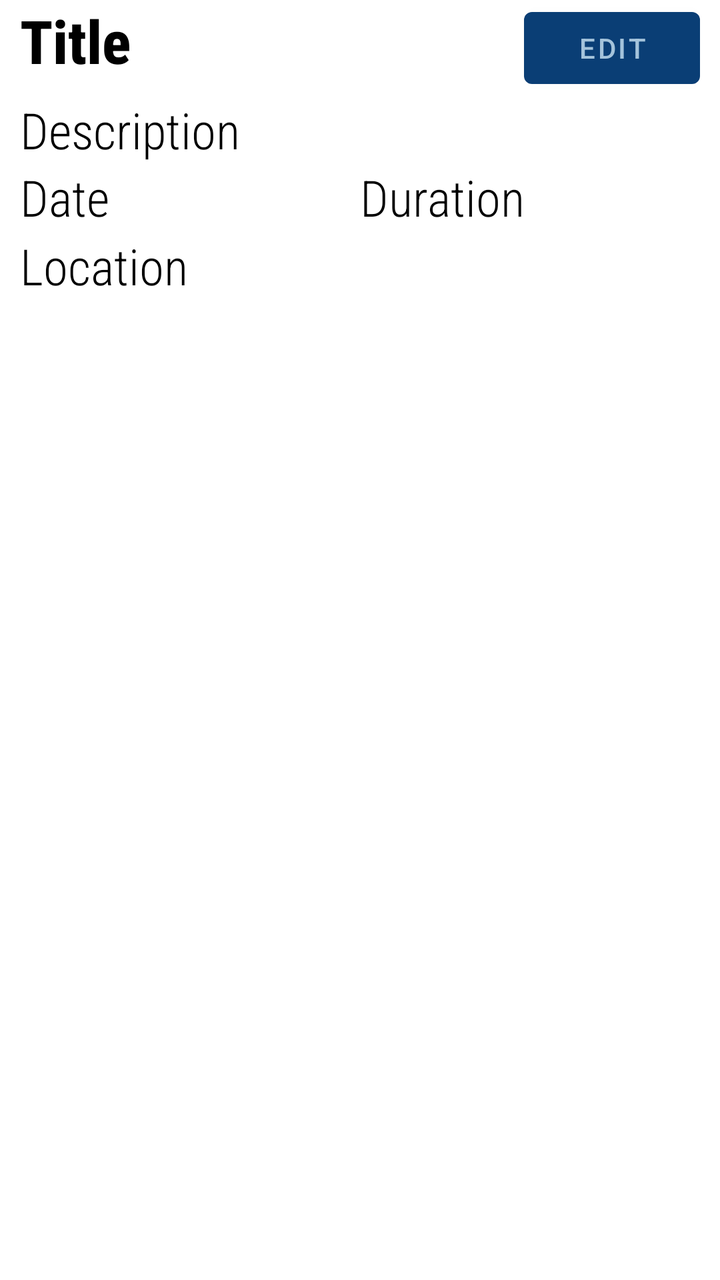
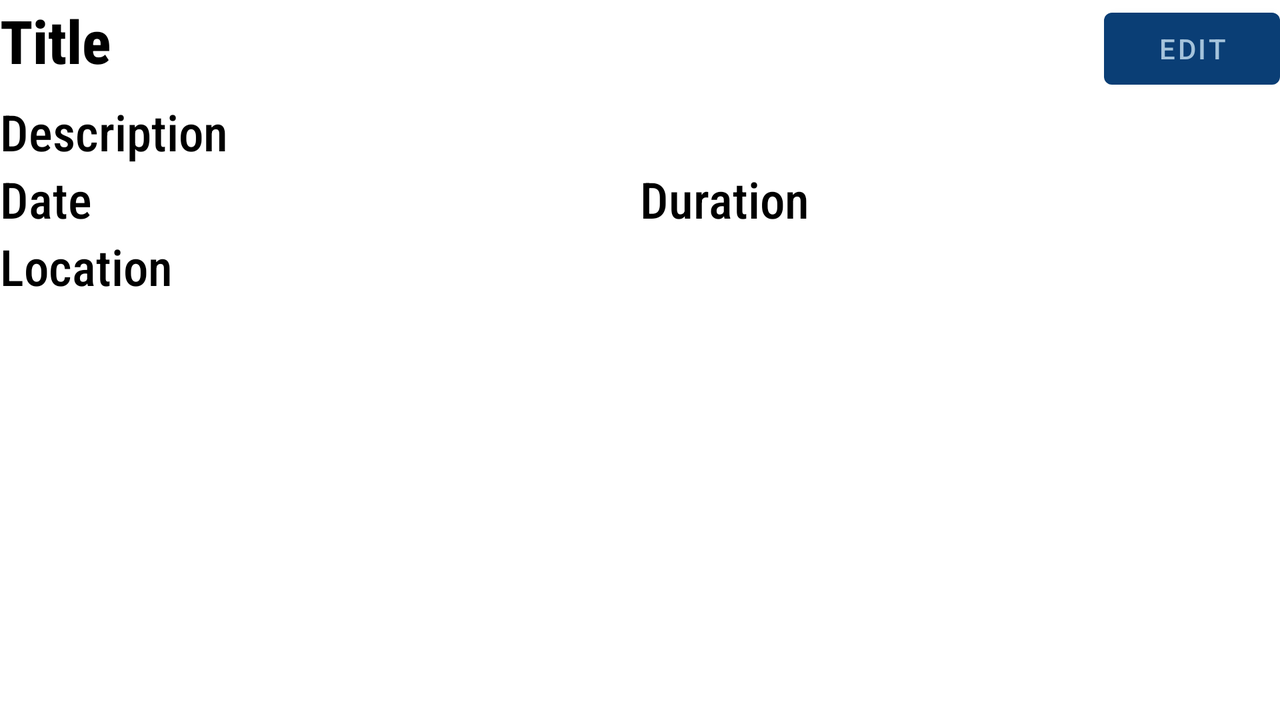

The same Android screen from two of the app's own layout files: first res/layout/ as a phone draws it, then the repository's variant for another configuration, drawn on a device whose configuration selects that folder. Both files follow.
<!-- AndroidManifest.xml: application theme Theme.ShowProfileActivity -->
<!-- res/layout/fragment_time_slot_details.xml -->
<?xml version="1.0" encoding="utf-8"?>
<FrameLayout xmlns:android="http://schemas.android.com/apk/res/android"
    xmlns:app="http://schemas.android.com/apk/res-auto"
    xmlns:tools="http://schemas.android.com/tools"
    android:layout_width="match_parent"
    android:layout_height="match_parent"
    tools:context=".fragments.TimeSlotDetailsFragment">


    <androidx.constraintlayout.widget.ConstraintLayout
        android:id="@+id/advertisement"
        android:layout_width="match_parent"
        android:layout_height="wrap_content"
        android:minHeight="150dp"
        android:paddingStart="10dp"
        android:paddingEnd="10dp">

        <TextView
            android:id="@+id/title"
            android:layout_width="0dp"
            android:layout_height="0dp"
            android:fontFamily="sans-serif-condensed-medium"
            android:text="@string/todo_title"
            android:textColor="#000000"
            android:textSize="30sp"
            android:textStyle="bold"
            app:layout_constraintBottom_toTopOf="@+id/description"
            app:layout_constraintLeft_toLeftOf="parent"
            app:layout_constraintRight_toLeftOf="@id/editButton"
            app:layout_constraintTop_toTopOf="parent" />

        <TextView
            android:id="@+id/description"
            android:layout_width="match_parent"
            android:layout_height="wrap_content"
            android:fontFamily="sans-serif-condensed-light"
            android:inputType="textMultiLine"
            android:text="Description"
            android:textColor="#000000"
            android:textSize="25sp"
            app:layout_constraintBottom_toTopOf="@+id/date"
            app:layout_constraintTop_toBottomOf="@+id/editButton"
            app:layout_constraintVertical_weight="1"
            tools:ignore="TouchTargetSizeCheck" />

        <TextView
            android:id="@+id/date"
            android:layout_width="0dp"
            android:layout_height="0dp"
            android:fontFamily="sans-serif-condensed-light"
            android:inputType="date"
            android:text="Date"
            android:textColor="#000000"
            android:textSize="25sp"
            app:layout_constraintBottom_toTopOf="@+id/location"
            app:layout_constraintLeft_toLeftOf="parent"
            app:layout_constraintRight_toLeftOf="@id/duration"
            app:layout_constraintTop_toBottomOf="@+id/description"
            app:layout_constraintVertical_weight="1"
            tools:ignore="TouchTargetSizeCheck" />

        <TextView
            android:id="@+id/duration"
            android:layout_width="0dp"
            android:layout_height="0dp"
            android:fontFamily="sans-serif-condensed-light"
            android:inputType="number"
            android:text="Duration"
            android:textColor="#000000"
            android:textSize="25sp"
            app:layout_constraintBottom_toTopOf="@+id/location"
            app:layout_constraintLeft_toRightOf="@id/date"
            app:layout_constraintRight_toRightOf="parent"
            app:layout_constraintTop_toBottomOf="@+id/description"
            app:layout_constraintVertical_weight="1"
            tools:ignore="TouchTargetSizeCheck" />

        <TextView
            android:id="@+id/location"
            android:layout_width="match_parent"
            android:layout_height="0dp"
            android:fontFamily="sans-serif-condensed-light"
            android:text="Location"
            android:textColor="#000000"
            android:textSize="25sp"
            app:layout_constraintBottom_toBottomOf="parent"
            app:layout_constraintTop_toBottomOf="@+id/duration"
            app:layout_constraintVertical_weight="1"
            tools:layout_editor_absoluteX="1dp" />

        <Button
            android:id="@+id/editButton"
            android:layout_width="wrap_content"
            android:layout_height="wrap_content"
            android:text="Edit"
            app:layout_constraintBottom_toTopOf="@id/description"
            app:layout_constraintLeft_toRightOf="@id/title"
            app:layout_constraintRight_toRightOf="parent"
            app:layout_constraintTop_toTopOf="parent" />


    </androidx.constraintlayout.widget.ConstraintLayout>

</FrameLayout>
<!-- resources referenced by this layout -->
<resources>
  <string name="todo_title">Title</string>
  <style name="Theme.ShowProfileActivity" parent="Theme.MaterialComponents.DayNight.DarkActionBar">
          
          <item name="colorPrimary">@color/dark_blue</item>
          <item name="colorPrimaryVariant">@color/dirty_white</item>
          <item name="colorOnPrimary">@color/gray</item>
          
          <item name="colorSecondary">@color/teal_200</item>
          <item name="colorSecondaryVariant">@color/teal_700</item>
          <item name="colorOnSecondary">@color/black</item>
          
          <item name="android:statusBarColor" tools:targetApi="l">?attr/colorPrimaryVariant</item>
          
      </style>
  <color name="dark_blue">#0a3e75</color>
  <color name="dirty_white">#f2f4fb</color>
  <color name="gray">#A4C3DB</color>
  <color name="teal_200">#BD7FC8</color>
  <color name="teal_700">#FF018786</color>
  <color name="black">#FF000000</color>
</resources>
<!-- res/layout-land/fragment_time_slot_details.xml (the repository's variant of the layout above) -->
<!-- drawn on the phone turned sideways -->
<?xml version="1.0" encoding="utf-8"?>
<FrameLayout xmlns:android="http://schemas.android.com/apk/res/android"
    xmlns:app="http://schemas.android.com/apk/res-auto"
    xmlns:tools="http://schemas.android.com/tools"
    android:layout_width="match_parent"
    android:layout_height="match_parent"
    tools:context=".fragments.TimeSlotDetailsFragment">

    

    <androidx.constraintlayout.widget.ConstraintLayout
        android:layout_width="match_parent"
        android:layout_height="wrap_content"
        android:minHeight="150dp">

        <TextView
            android:id="@+id/title"
            android:layout_width="0dp"
            android:layout_height="0dp"
            android:fontFamily="sans-serif-condensed-medium"
            android:text="@string/todo_title"
            android:textColor="#000000"
            android:textSize="30sp"
            android:textStyle="bold"
            app:layout_constraintBottom_toTopOf="@+id/description"
            app:layout_constraintLeft_toLeftOf="parent"
            app:layout_constraintRight_toLeftOf="@id/editButton"
            app:layout_constraintTop_toTopOf="parent" />

        <Button
            android:id="@+id/editButton"
            android:layout_width="wrap_content"
            android:layout_height="wrap_content"
            android:text="Edit"
            app:layout_constraintBottom_toTopOf="@id/description"
            app:layout_constraintLeft_toRightOf="@id/title"
            app:layout_constraintRight_toRightOf="parent"
            app:layout_constraintTop_toTopOf="parent" />
        <TextView
            android:id="@+id/description"
            android:layout_width="match_parent"
            android:layout_height="wrap_content"
            android:fontFamily="sans-serif-condensed-medium"
            android:inputType="textMultiLine"
            android:text="Description"
            android:textColor="#000000"
            android:textSize="25sp"
            app:layout_constraintBottom_toTopOf="@+id/date"
            app:layout_constraintTop_toBottomOf="@+id/title"
            app:layout_constraintVertical_weight="3"
            tools:ignore="TouchTargetSizeCheck" />

        <TextView
            android:id="@+id/date"
            android:layout_width="0dp"
            android:layout_height="wrap_content"
            android:fontFamily="sans-serif-condensed-medium"
            android:inputType="date"
            android:text="Date"
            android:textColor="#000000"
            android:textSize="25sp"
            app:layout_constraintBottom_toTopOf="@+id/location"
            app:layout_constraintLeft_toLeftOf="parent"
            app:layout_constraintRight_toLeftOf="@id/duration"
            app:layout_constraintTop_toBottomOf="@+id/description"
            app:layout_constraintVertical_weight="1"
            tools:ignore="TouchTargetSizeCheck" />

        <TextView
            android:id="@+id/duration"
            android:layout_width="0dp"
            android:layout_height="wrap_content"
            android:fontFamily="sans-serif-condensed-medium"
            android:inputType="number"
            android:text="Duration"
            android:textColor="#000000"
            android:textSize="25sp"
            app:layout_constraintBottom_toTopOf="@+id/location"
            app:layout_constraintLeft_toRightOf="@id/date"
            app:layout_constraintRight_toRightOf="parent"
            app:layout_constraintTop_toBottomOf="@+id/description"
            app:layout_constraintVertical_weight="1"
            tools:ignore="TouchTargetSizeCheck" />

        <TextView
            android:id="@+id/location"
            android:layout_width="match_parent"
            android:layout_height="wrap_content"
            android:fontFamily="sans-serif-condensed-medium"
            android:text="Location"
            android:textColor="#000000"
            android:textSize="25sp"
            app:layout_constraintBottom_toBottomOf="parent"
            app:layout_constraintTop_toBottomOf="@+id/duration"
            app:layout_constraintVertical_weight="1" />
    </androidx.constraintlayout.widget.ConstraintLayout>

</FrameLayout>
